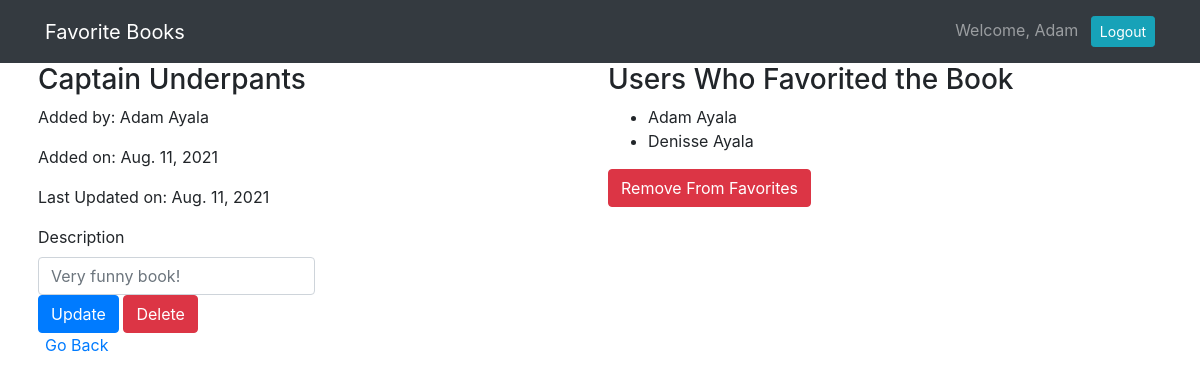
The app's page /books/1 (signed in) with its own data.
### books_app/models.py (models this page shows)
class User(models.Model):
    first_name = models.CharField(max_length=255)
    last_name = models.CharField(max_length=255)
    email = models.EmailField(max_length=255)
    password = models.CharField(max_length=255)
    created_at = models.DateField(auto_now_add=True)
    updated_at = models.DateField(auto_now=True)
    objects = UserManager()

class Book(models.Model):
    title = models.CharField(max_length=255)
    description = models.CharField(max_length=255)
    creator = models.ForeignKey(User, related_name="has_created_books", on_delete=models.CASCADE)
    favorited_by = models.ManyToManyField(User, related_name="favorited_books")
    created_at = models.DateField(auto_now_add=True)
    updated_at = models.DateField(auto_now=True)
    objects = BookManager()

### books_app/views.py (the view)
# urls.py: path("books/<int:book_id>", views.show_one),
def show_one(request, book_id):
    context = {
        'book': Book.objects.get(id=book_id),
        'current_user': User.objects.get(id=request.session['user_id'])
    }
    return render(request, "view.html", context)

### books_app/templates/view.html (shortened to what this page needs)
<!DOCTYPE html>
<html lang="en">
<head>
    <link rel="stylesheet" href="https://stackpath.bootstrapcdn.com/bootstrap/4.3.1/css/bootstrap.min.css"
>
</head>
<body>
    <nav class="navbar navbar-expand-lg navbar-dark bg-dark">
        <div class="container">
            <a class="navbar-brand" href="#">Favorite Books</a>
            <div class="collapse navbar-collapse" id="navbarText">
                <span class="navbar-text">
                    Welcome, {{request.session.greeting}} <a href="/logout" role="button" class="btn btn-sm btn-info ml-2 text-white">Logout</a>
                </span>
            </div>
        </div>
    </nav>
    <div class="container">
        <div class="row">
            <div class="col-6 px-2">
                <h3>{{book.title}}</h3>
                <p>Added by: {{book.creator.first_name}} {{book.creator.last_name}}</p>
                <p>Added on: {{book.created_at}}</p>
                <p>Last Updated on: {{book.updated_at}}</p>
                {% if book.creator.id == request.session.user_id %}
                <form action="/books/{{book.id}}/update" method="post">
                    <label for="description">Description</label>
                    <input name="description" class="form-control w-50" placeholder="{{book.description}}">
                    <button type="submit" class="btn btn-primary">Update</button>
                    <a href="/books/{{book.id}}/delete" role="button" class="btn btn-danger">Delete</a>
                </form>
                {% else %}
                <p>Description: {{book.description}}</p>
                {% endif %}
            </div>
            <div class="col-6 px-2">
                <h3>Users Who Favorited the Book</h3>
                <ul>
                    {% for fav in book.favorited_by.all %}
                    <li>{{fav.first_name}} {{fav.last_name}}</li>
                    {% endfor %}
                </ul>
                {% if current_user in book.favorited_by.all %}
                <a href="/unfavorite/{{book.id}}" role="button" class="btn btn-danger">Remove From Favorites</a>
                {% else %}
                <a href="/favorite/{{book.id}}" role="button" class="btn btn-warning">Add to Favorites</a>
                {% endif %}
            </div>
        </div>
        <a href="/books">Go Back</a>
    </div>
</body>
</html>

### records on screen
User: session.greeting "Adam", first_name "Adam", last_name "Ayala"
Book: title "Captain Underpants", creator.first_name "Adam", creator.last_name "Ayala", created_at "Aug. 11, 2021", updated_at "Aug. 11, 2021", description "Very funny book!"
User: first_name "Denisse", last_name "Ayala"
